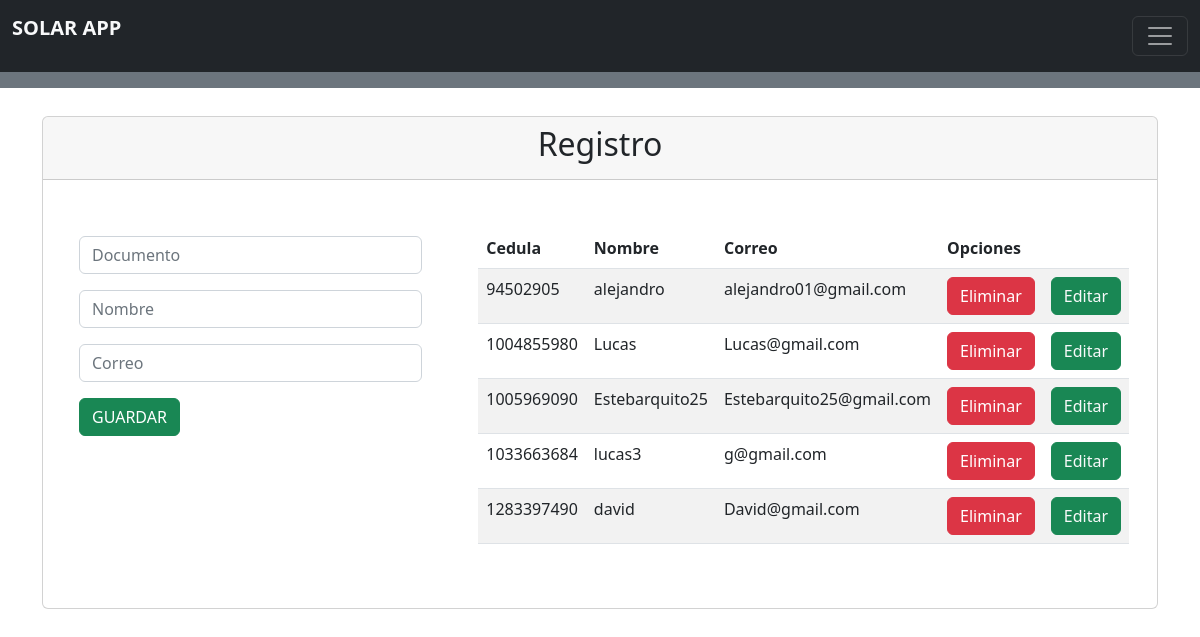
/registro/, run on an earlier commit of the app's database.
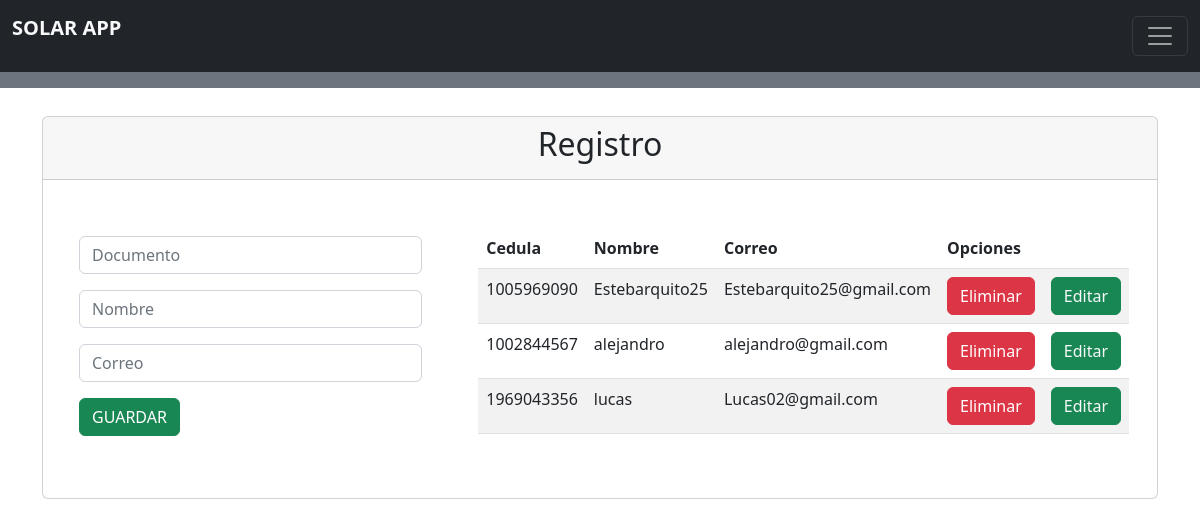
And on a later commit of the database.
### Home/models.py (models this page shows, shortened)
class Persona(models.Model):
    documento = models.PositiveIntegerField(max_length=30)
    nombre = models.CharField(max_length=200)
    correo = models.CharField(max_length=100)

### Home/views.py (the view)
# urls.py: path('registro/', views.home),
def home(request):
    persona = Persona.objects.all()
    return render(request, "register.html", {"personas": persona})

### templates/register.html (shortened to what this page needs)
{% load static %}
<!doctype html>
<html lang="en">
  <head>
    <link href="https://cdn.jsdelivr.net/npm/bootstrap@5.2.0-beta1/dist/css/bootstrap.min.css" rel="stylesheet">
    <link rel="stylesheet" href="{% static "css/style.css" %}">
  </head>
  <body >
      <header>{% include './navbar.html' %}</header>
      <div class="container py-4">
        {% include './tablaregistro.html' %}
      </div>
    </body>
</html>

### templates/navbar.html (shortened to what this page needs)
{% load static %}
<header>
    <nav class="navbar navbar-dark bg-dark">
        <div class="container-fluid">
        <a class="navbar-brand text-light" href="/"><p class="fw-bold">SOLAR APP</p></a>
        <button class="navbar-toggler" type="button" data-bs-toggle="offcanvas" data-bs-target="#offcanvasNavbar" aria-controls="offcanvasNavbar">
            <span class="navbar-toggler-icon"></span>
        </button>
        </div>
    </nav>
</header>
<div class="p-2 mb-1 bg-secondary text-white"></div>

### templates/tablaregistro.html (shortened to what this page needs)
{% load static %}
<div class="card">
    <div class="card-header text-center">
        <h2>Registro</h2>
    </div>
    <div class="card-body">
        <div class="row">
            <div class="col p-4">
                <form action="/registros/" method="POST">{% csrf_token %}
                    <div class="form-group p-2">
                        <input type="number" id="Documento" name="txtDocumento" class="form-control"
                            placeholder="Documento" minlength="1" maxlength="30" required>
                    </div>
                    <div class="form-group p-2">
                        <input type="text" id="txtNombre" name="txtNombre" class="form-control" placeholder="Nombre"
                            minlength="1" maxlength="30" required>
                    </div>
                    <div class="form-group p-2">
                        <input type="text" id="txtCorreo" name="txtCorreo" class="form-control" placeholder="Correo"
                            minlength="5" maxlength="30" required>
                    </div>
                    <div class="form-group p-2">
                        <button type="submit" class="btn btn-success ">GUARDAR</button>
                    </div>
                </form>
            </div>
            <div class="col p-4">
                <div class="table-responsive py-2">
                    <table class="table table-striped">
                        <thead>
                            <tr>
                                <th>Cedula</th>
                                <th>Nombre</th>
                                <th>Correo</th>
                                <th colspan="2">Opciones</th>
                            </tr>
                        </thead>
                        <tbody>
                            {% for p in personas %}
                            <tr>
                                <td>{{p.documento}}</td>
                                <td>{{p.nombre}}</td>
                                <td>{{p.correo}}</td>
                                <td><a href="eliminarPersona/{{p.documento}}" class="btn btn-danger">Eliminar</a></td>
                                <td><a href="edicionPersona/{{p.documento}}"
                                        class="btn btn-success text-light">Editar</a></td>
                            </tr>
                            {% endfor %}
                        </tbody>
                    </table>
                </div>
            </div>
        </div>
    </div>
</div>

### static/css/style.css (style rules this page uses)
:root { --color-dark: #1b1b1b1b; --color-light: #ffffff; --color-gold: #c7b8a5; --bs-body-bg: #fff; }

What changed in the data, as far as the page shows it:
removed Persona: documento "94502905", nombre "alejandro", correo "alejandro01@gmail.com"
removed Persona: documento "1004855980", nombre "Lucas", correo "Lucas@gmail.com"
removed Persona: documento "1033663684", nombre "lucas3", correo "g@gmail.com"
removed Persona: documento "1283397490", nombre "david", correo "David@gmail.com"
added Persona: documento "1002844567", nombre "alejandro", correo "alejandro@gmail.com"
added Persona: documento "1969043356", nombre "lucas", correo "Lucas02@gmail.com"
